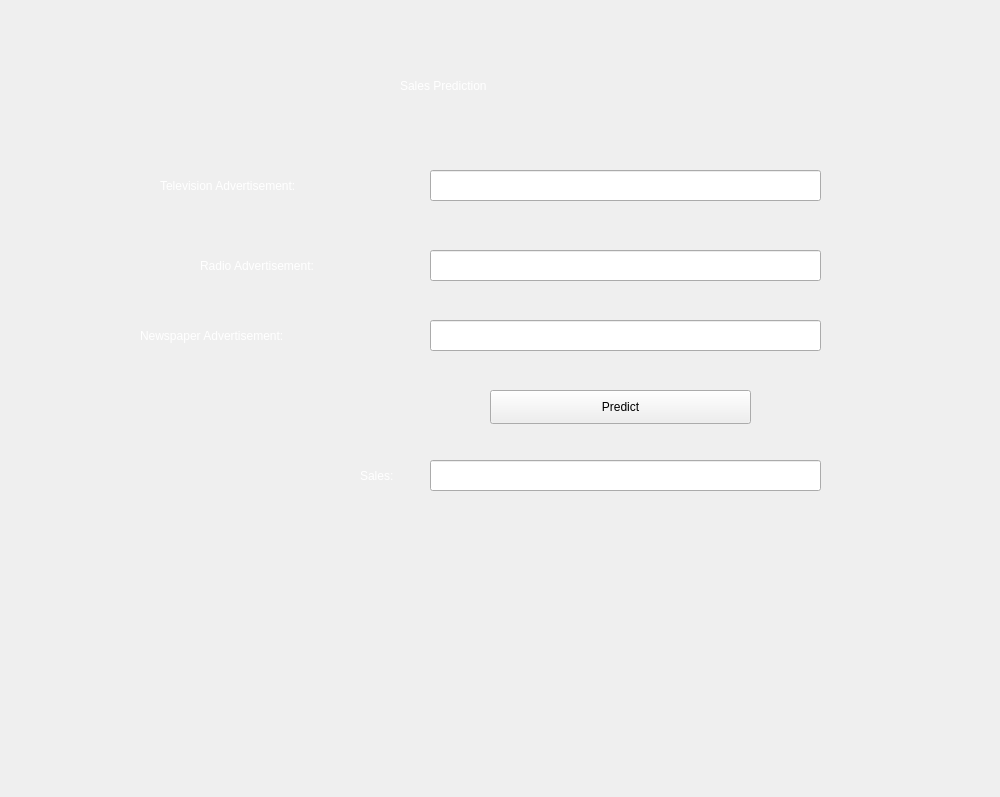
<?xml version="1.0" encoding="UTF-8"?>
<ui version="4.0">
 <class>Form</class>
 <widget class="QWidget" name="Form">
  <property name="geometry">
   <rect>
    <x>0</x>
    <y>0</y>
    <width>1000</width>
    <height>797</height>
   </rect>
  </property>
  <property name="maximumSize">
   <size>
    <width>1000</width>
    <height>1000</height>
   </size>
  </property>
  <property name="windowTitle">
   <string>Form</string>
  </property>
  <property name="autoFillBackground">
   <bool>false</bool>
  </property>
  <property name="styleSheet">
   <string notr="true"/>
  </property>
  <widget class="QLabel" name="label">
   <property name="geometry">
    <rect>
     <x>400</x>
     <y>0</y>
     <width>401</width>
     <height>171</height>
    </rect>
   </property>
   <property name="styleSheet">
    <string notr="true">color: rgb(255, 255, 255);
font: 75 20pt &quot;Cascadia Code&quot;;</string>
   </property>
   <property name="text">
    <string>Sales Prediction </string>
   </property>
  </widget>
  <widget class="QLabel" name="label_2">
   <property name="geometry">
    <rect>
     <x>0</x>
     <y>0</y>
     <width>1011</width>
     <height>801</height>
    </rect>
   </property>
   <property name="styleSheet">
    <string notr="true">background-image: url(:/newPrefix/Downloads/New folder/pavel-sanchez-j456NwGh4PU-unsplash.jpg);</string>
   </property>
   <property name="text">
    <string/>
   </property>
   <property name="pixmap">
    <pixmap resource="img.qrc">:/newPrefix/Downloads/New folder/pavel-sanchez-j456NwGh4PU-unsplash.jpg</pixmap>
   </property>
   <property name="scaledContents">
    <bool>true</bool>
   </property>
  </widget>
  <widget class="QLabel" name="label_3">
   <property name="geometry">
    <rect>
     <x>160</x>
     <y>170</y>
     <width>291</width>
     <height>31</height>
    </rect>
   </property>
   <property name="styleSheet">
    <string notr="true">color: rgb(255, 255, 255);

font: 75 12pt &quot;Arial&quot;;</string>
   </property>
   <property name="text">
    <string>Television Advertisement:</string>
   </property>
  </widget>
  <widget class="QLabel" name="label_4">
   <property name="geometry">
    <rect>
     <x>200</x>
     <y>250</y>
     <width>291</width>
     <height>31</height>
    </rect>
   </property>
   <property name="styleSheet">
    <string notr="true">color: rgb(255, 255, 255);
font: 75 12pt &quot;Arial&quot;;</string>
   </property>
   <property name="text">
    <string>Radio Advertisement:</string>
   </property>
  </widget>
  <widget class="QLabel" name="label_5">
   <property name="geometry">
    <rect>
     <x>140</x>
     <y>320</y>
     <width>291</width>
     <height>31</height>
    </rect>
   </property>
   <property name="styleSheet">
    <string notr="true">color: rgb(255, 255, 255);
font: 75 12pt &quot;Arial&quot;;</string>
   </property>
   <property name="text">
    <string>Newspaper Advertisement:</string>
   </property>
  </widget>
  <widget class="QPushButton" name="pushButton">
   <property name="geometry">
    <rect>
     <x>490</x>
     <y>390</y>
     <width>261</width>
     <height>34</height>
    </rect>
   </property>
   <property name="styleSheet">
    <string notr="true">color: rgb(0,0,0);
font: 75 12pt &quot;Arial&quot;;
</string>
   </property>
   <property name="text">
    <string>Predict</string>
   </property>
  </widget>
  <widget class="QLineEdit" name="lineEdit">
   <property name="geometry">
    <rect>
     <x>430</x>
     <y>170</y>
     <width>391</width>
     <height>31</height>
    </rect>
   </property>
  </widget>
  <widget class="QLineEdit" name="lineEdit_2">
   <property name="geometry">
    <rect>
     <x>430</x>
     <y>250</y>
     <width>391</width>
     <height>31</height>
    </rect>
   </property>
  </widget>
  <widget class="QLineEdit" name="lineEdit_3">
   <property name="geometry">
    <rect>
     <x>430</x>
     <y>320</y>
     <width>391</width>
     <height>31</height>
    </rect>
   </property>
  </widget>
  <widget class="QLabel" name="label_6">
   <property name="geometry">
    <rect>
     <x>360</x>
     <y>460</y>
     <width>111</width>
     <height>31</height>
    </rect>
   </property>
   <property name="styleSheet">
    <string notr="true">color: rgb(255, 255, 255);

font: 75 12pt &quot;Arial&quot;;</string>
   </property>
   <property name="text">
    <string>Sales:</string>
   </property>
  </widget>
  <widget class="QLineEdit" name="lineEdit_4">
   <property name="geometry">
    <rect>
     <x>430</x>
     <y>460</y>
     <width>391</width>
     <height>31</height>
    </rect>
   </property>
  </widget>
  <zorder>label_2</zorder>
  <zorder>label</zorder>
  <zorder>label_3</zorder>
  <zorder>label_4</zorder>
  <zorder>label_5</zorder>
  <zorder>pushButton</zorder>
  <zorder>lineEdit</zorder>
  <zorder>lineEdit_2</zorder>
  <zorder>lineEdit_3</zorder>
  <zorder>label_6</zorder>
  <zorder>lineEdit_4</zorder>
 </widget>
 <resources>
  <include location="img.qrc"/>
 </resources>
 <connections/>
</ui>
